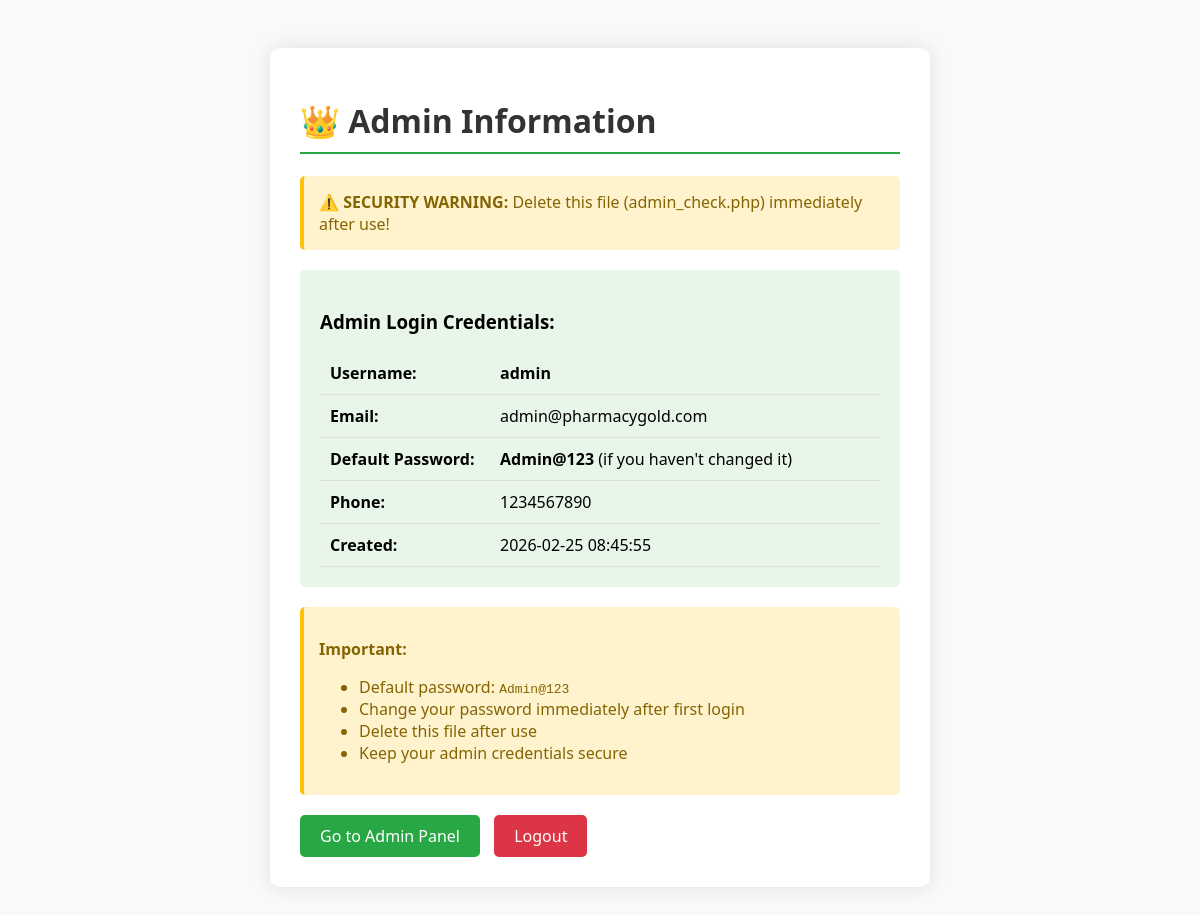
Page /admin_check.php (signed in) on the committed database.
### tables this page shows
CREATE TABLE `users` (
  `id` int(11) NOT NULL,
  `username` varchar(50) NOT NULL,
  `email` varchar(100) NOT NULL,
  `password` varchar(255) NOT NULL,
  `phone` varchar(20) DEFAULT NULL,
  `role` enum('user','admin') DEFAULT 'user',
  `created_at` timestamp NOT NULL DEFAULT current_timestamp()
);

### admin_check.php (the view, shortened to what this page needs)
<?php
require_once 'config.php';
$query = "SELECT id, username, email, phone, created_at FROM users WHERE role = 'admin'";
$result = mysqli_query($conn, $query);
?>
<!DOCTYPE html>
<html>
<head>
</head>
<body>
    <div class="container">
        <h1>👑 Admin Information</h1>
        <div class="warning">
            <strong>⚠️ SECURITY WARNING:</strong> Delete this file (admin_check.php) immediately after use!
        </div>
        <div class="info-box">
            <h3>Admin Login Credentials:</h3>
            <table>
                <?php while ($admin = mysqli_fetch_assoc($result)): ?>
                    <tr>
                        <td>Username:</td>
                        <td><strong><?php echo $admin['username']; ?></strong></td>
                    </tr>
                    <tr>
                        <td>Email:</td>
                        <td><?php echo $admin['email']; ?></td>
                    </tr>
                    <tr>
                        <td>Default Password:</td>
                        <td><strong>Admin@123</strong> (if you haven't changed it)</td>
                    </tr>
                    <tr>
                        <td>Phone:</td>
                        <td><?php echo $admin['phone']; ?></td>
                    </tr>
                    <tr>
                        <td>Created:</td>
                        <td><?php echo $admin['created_at']; ?></td>
                    </tr>
                <?php endwhile; ?>
            </table>
        </div>
        <div class="warning">
            <p><strong>Important:</strong></p>
            <ul>
                <li>Default password: <code>Admin@123</code></li>
                <li>Change your password immediately after first login</li>
                <li>Delete this file after use</li>
                <li>Keep your admin credentials secure</li>
            </ul>
        </div>
        <a href="admin/dashboard.php" style="background: #28a745; color: white; padding: 10px 20px; text-decoration: none; border-radius: 5px; margin-right: 10px;">Go to Admin Panel</a>
        <a href="logout.php" class="btn">Logout</a>
    </div>
</body>
</html>

### admin_check.php (style rules this page uses)
body { font-family: 'Segoe UI', sans-serif; background: #f8f9fa; padding: 40px; }
.container { max-width: 600px; margin: 0 auto; background: white; padding: 30px; border-radius: 10px; box-shadow: 0 0 20px rgba(0,0,0,0.1); }
h1 { color: #333; border-bottom: 2px solid #28a745; padding-bottom: 10px; }
.info-box { background: #e8f5e9; padding: 20px; border-radius: 5px; margin: 20px 0; }
.warning { background: #fff3cd; color: #856404; padding: 15px; border-radius: 5px; border-left: 4px solid #ffc107; }
table { width: 100%; border-collapse: collapse; }
td { padding: 10px; border-bottom: 1px solid #ddd; }
td:first-child { font-weight: bold; width: 150px; }
.btn { display: inline-block; background: #dc3545; color: white; padding: 10px 20px; text-decoration: none; border-radius: 5px; margin-top: 20px; }

### rows in the picture
users: username "admin", email "admin@pharmacygold.com", phone "1234567890", created_at "2026-02-25 08:45:55"
